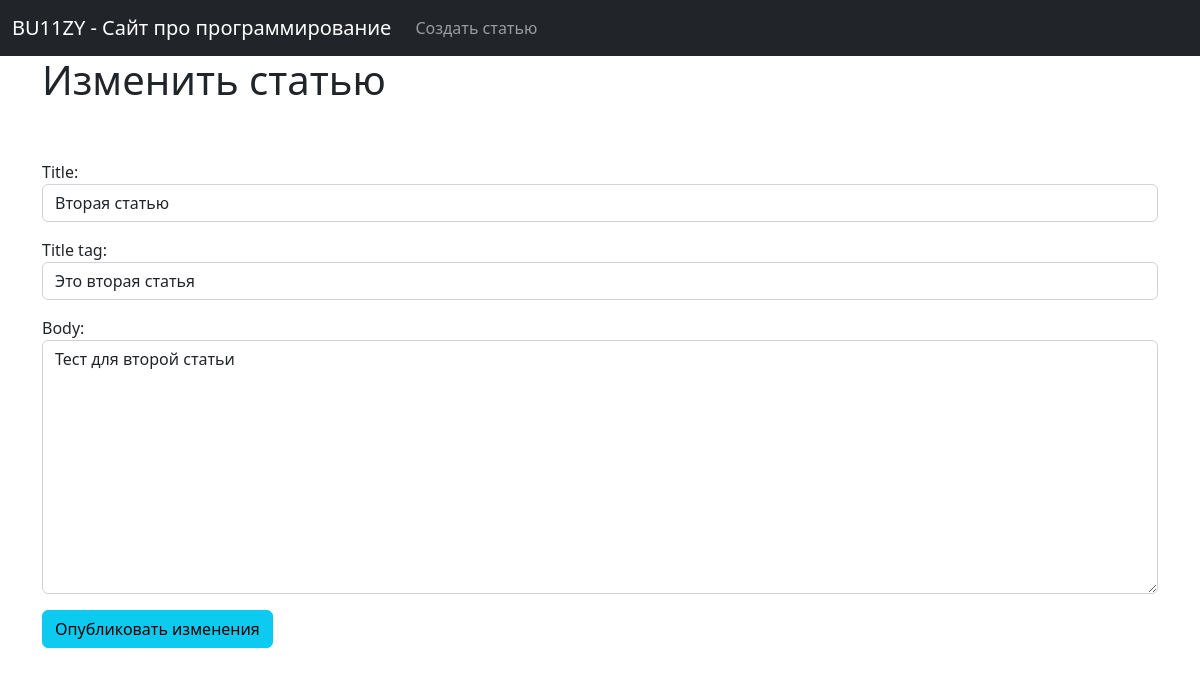
The app's page /article/edit/2 with its own data.
### ablog/models.py (models this page shows, shortened)
class Post(models.Model):
    title = models.CharField(max_length=255)
    title_tag = models.CharField(max_length=255, default="BU11ZY - Сайт про программирование")
    author = models.ForeignKey(User, on_delete=models.CASCADE)
    body = models.TextField()

### ablog/views.py (the view)
# urls.py: path('article/edit/<int:pk>', UpdatePostView.as_view(), name='update_post'),
class UpdatePostView(UpdateView):
    model = Post
    template_name = 'update_post.html'
    form_class = EditForm

### ablog/forms.py
class EditForm(forms.ModelForm):
    class Meta:
        model = Post
        fields = ('title', 'title_tag', 'body')
        widgets = {
            'title': forms.TextInput(attrs={'class': 'form-control'}),
            'title_tag': forms.TextInput(attrs={'class': 'form-control'}),
            'body': forms.Textarea(attrs={'class': 'form-control'}),
        }

### ablog/templates/update_post.html (shortened to what this page needs)
{% extends 'base.html' %}
{% block content %}
    <h1>Изменить статью</h1>
    <br/><br/>
    <div class="form-group">
        <form method="POST">
            {{ form.as_p }}
            <button class="btn btn-info">Опубликовать изменения</button>
    </div>
{% endblock %}

### records on screen
Post: title "Вторая статью", title_tag "Это вторая статья", body "Тест для второй статьи"
